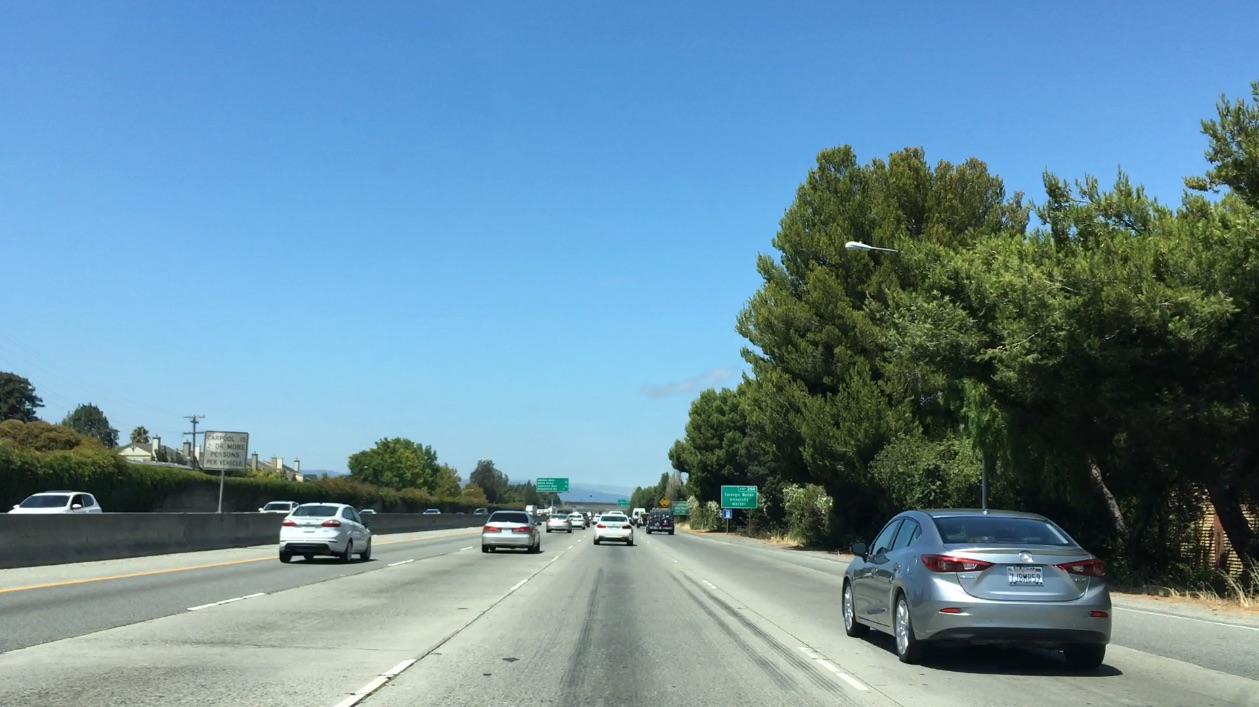
#> input picture Computer-Vision/object-detection/bbox-example-image.jpg, 1259 x 707 px
$ python spatial_bin.py
#> lines starting #> are read from the running program, lines starting #| are printed output that depends on the picture
import numpy as np
import cv2
import matplotlib.pyplot as plt
import matplotlib.image as mpimg

# Read in an image
image = mpimg.imread('bbox-example-image.jpg')
#> image is the input picture: shape (707, 1259, 3); mean R, G, B 104.8, 141, 158.4

# Define a function to compute color histogram features
# Pass the color_space flag as 3-letter all caps string
# like 'HSV' or 'LUV' etc.
# KEEP IN MIND IF YOU DECIDE TO USE THIS FUNCTION LATER
# THAT IF YOU READ THE IMAGE WITH
# cv2.imread() INSTEAD YOU START WITH BGR COLOR!
# Define a function to compute color histogram features
# Pass the color_space flag as 3-letter all caps string
# like 'HSV' or 'LUV' etc.
def bin_spatial(img, color_space='RGB', size=(32, 32)):
    # Convert image to new color space (if specified)
#> called with color_space = 'RGB', size = (32, 32)
    if color_space != 'RGB':
        if color_space == 'HSV':
            feature_image = cv2.cvtColor(img, cv2.COLOR_RGB2HSV)
        elif color_space == 'LUV':
            feature_image = cv2.cvtColor(img, cv2.COLOR_RGB2LUV)
        elif color_space == 'HLS':
            feature_image = cv2.cvtColor(img, cv2.COLOR_RGB2HLS)
        elif color_space == 'YUV':
            feature_image = cv2.cvtColor(img, cv2.COLOR_RGB2YUV)
        elif color_space == 'YCrCb':
            feature_image = cv2.cvtColor(img, cv2.COLOR_RGB2YCrCb)
    else: feature_image = np.copy(img)
    # Use cv2.resize().ravel() to create the feature vector
    features = cv2.resize(feature_image, size).ravel()
#> features = 3072 values, max 250 at index 2231, min 4 at index 2289, mean 133.6
    # Return the feature vector
    return features

feature_vec = bin_spatial(image, color_space='RGB', size=(32, 32))
#> feature_vec has the same summary as features in bin_spatial

# Plot features
plt.plot(feature_vec)
plt.title('Spatially Binned Features')
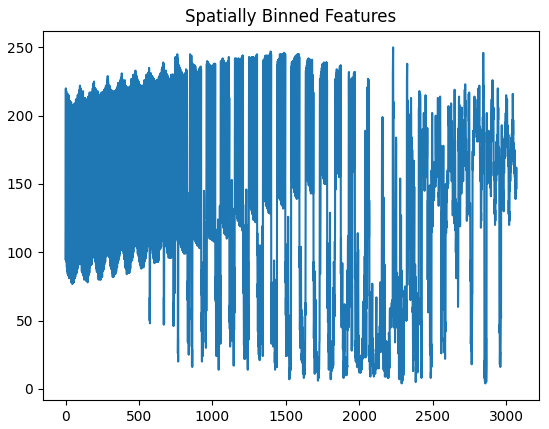
#> figure drawn by matplotlib, 1 panel; curve peaks at x = 2231, y = 250
